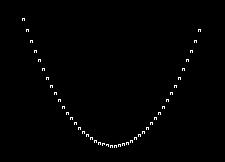

The Python source for this figure:
# draw a box in 4 colors, using number form 0 to 255
import time
import numpy as np
import turtle

# Funcion Matematica de Ovoide
funY = lambda x: ((x/8)**2 + 4)        #xy = es un list[] :.  xy[0]=ejeX ,  xy[1]=ejeY

turtle.colormode(255)                  # cambia a modo 0 a 255 colores
turtle.bgcolor('black')

for x in range(-90,+90,4):
   turtle.forward(x)
   turtle.left(90)
   turtle.forward(funY(x))
   turtle.dot(4,'white')
   turtle.right(180)
   turtle.forward(funY(x))
   turtle.right(90)
   turtle.forward(x)
   turtle.left(180)

time-time.sleep(10)
